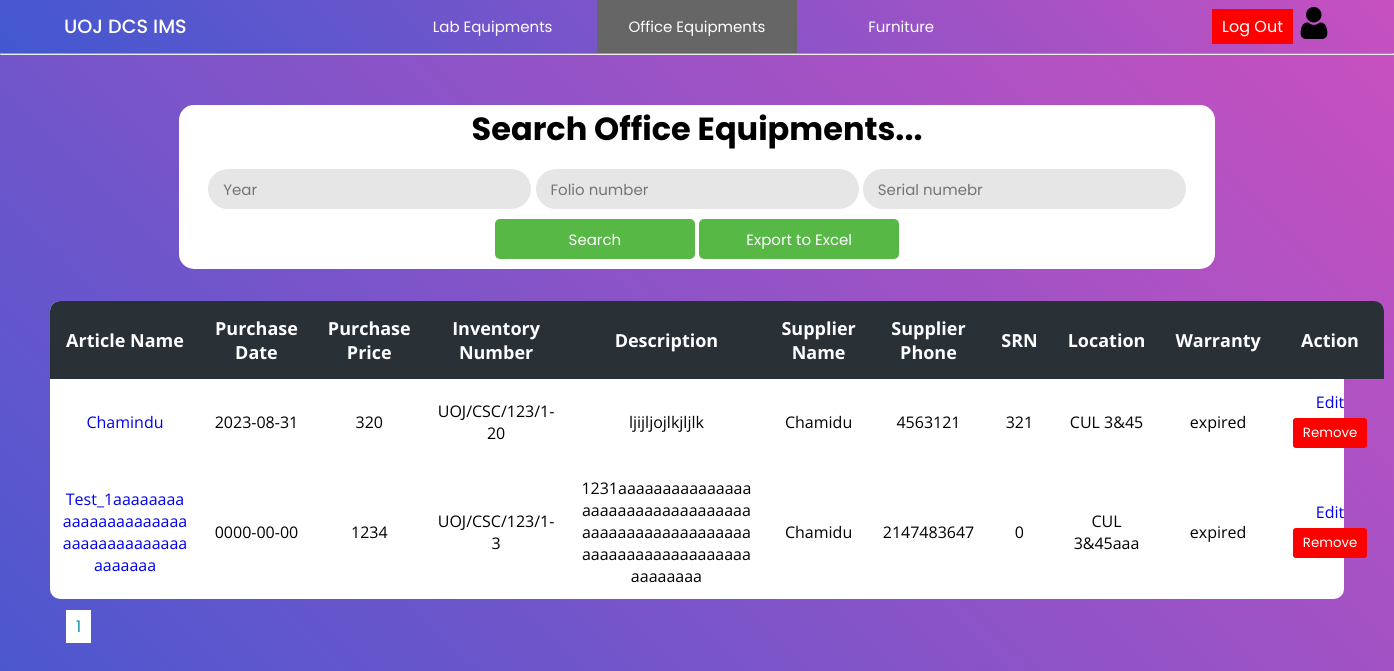
/Project/office/office.php (signed in), run on an earlier commit of the app's database.
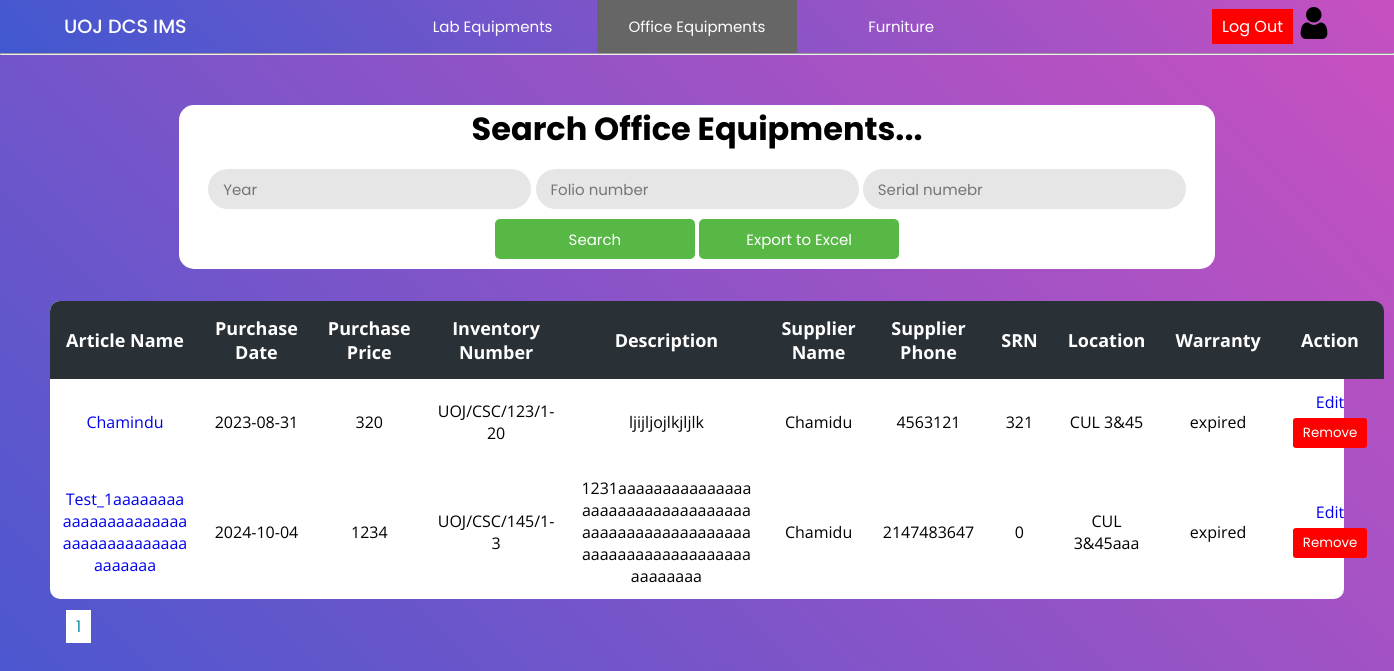
And on a later commit of the database.
### tables this page shows
CREATE TABLE `o_invoice` (
  `invoice_id` int(11) NOT NULL,
  `name` varchar(200) NOT NULL,
  `date` date NOT NULL,
  `price` float NOT NULL,
  `quantity` int(11) NOT NULL,
  `folio_number` varchar(50) NOT NULL,
  `description` varchar(400) NOT NULL,
  `supplier_name` varchar(150) NOT NULL,
  `supplier_tt` int(15) NOT NULL,
  `srn` int(11) NOT NULL,
  `location` varchar(50) NOT NULL,
  `warranty` int(11) NOT NULL
);

### Project/office/office.php (the view, shortened to what the changed rows need)
<?php
    include("../config/connection.php");
    $rowsPerPage = 10;
    $page = isset($_GET['page']) ? intval($_GET['page']) : 1;
    $offset = ($page - 1) * $rowsPerPage;
    $queryinvoice = "SELECT * FROM o_invoice ORDER BY invoice_id DESC LIMIT $offset, $rowsPerPage";
?>
<!DOCTYPE html>
<html lang="en">
<head>
    <link rel="stylesheet" href="../css/lab.css">
    <link rel="stylesheet" href="../css/main.css">
</head>
<body>
    <?php include("../header/header.php");?>
    <div class="main-container">
        <div class="container">
        <h2>Search Office Equipments...</h2>
        </div>
        <div class="table-con">
            <table>
                <thead>
                    <tr>
                        <th>Article Name</th>
                        <th>Purchase Date</th>
                        <th>Purchase Price</th>
                        <th>Inventory Number</th>
                        <th>Description</th>
                        <th>Supplier Name</th>
                        <th>Supplier Phone</th>
                        <th>SRN</th>
                        <th>Location</th>
                        <th>Warranty</th>
                        <th>Action</th>
                    </tr>
                </thead>
                <tbody>
                    <?php
                        $resultinvoice = mysqli_query($con,$queryinvoice);
                        while($rowinvoice = mysqli_fetch_assoc($resultinvoice)){
                            ?>
                                <tr>
                                    <td class="name"><a href="officeItems.php?search=true&id=<?php echo $rowinvoice['invoice_id'] ?>"><?php echo $rowinvoice['name']?></a></td>
                                    <td><?php echo $rowinvoice['date']?></td>
                                    <td><?php echo $rowinvoice['price']?></td>
                                    <td><?php echo $rowinvoice['folio_number']?></td>
                                    <td class="description"><?php echo $rowinvoice['description']?></td>
                                    <td class="sname"><?php echo $rowinvoice['supplier_name']?></td>
                                    <td><?php echo $rowinvoice['supplier_tt']?></td>
                                    <td><?php echo $rowinvoice['srn']?></td>
                                    <td><?php echo $rowinvoice['location']?></td>
                                    <td>
                                        <?php
                                            $purchaseDate = $rowinvoice['date'];
                                            $warrantyMonths = $rowinvoice['warranty'];
                                            $purchaseDateObj = new DateTime($purchaseDate);
                                            $purchaseDateObj->modify("+$warrantyMonths months");
                                            $currentDate = new DateTime();
                                            if ($purchaseDateObj > $currentDate) {
                                                $interval = $currentDate->diff($purchaseDateObj);
                                                echo
                                                $interval->y . " years<br>"
                                                . $interval->m . " months<br>"
                                                . $interval->d . " days<br>left";
                                            } else {
                                                echo "expired";
                                            }
                                        ?>
                                    </td>
                                    <td>
                                        <a href="addData.php?id=<?php echo $rowinvoice['invoice_id'] ?>">Edit</a>
                                        <form method="post" action="actionItem.php">
                                            <button  class="logout" type="submit" onclick="return confirm('Are you sure to remove this record ?')" style="margin:5px;background-color: #ff0000; color: #ffffff; border: none; padding: 5px 10px; cursor: pointer;">Remove</button>
                                        </form>
                                    </td>
                                </tr>
                            <?php
                        }
                    ?>
                </tbody>
            </table>
        </div>
    </div>
</body>
</html>

What changed in the data, as far as the page shows it:
changed o_invoice "Test_1aaaaaaaaaaaaaaaaaaaaaaaaaaaaaaaaaaaaaaaaaaa": date "0000-00-00" → "2024-10-04"; folio_number "UOJ/CSC/123/1-3" → "UOJ/CSC/145/1-3"
